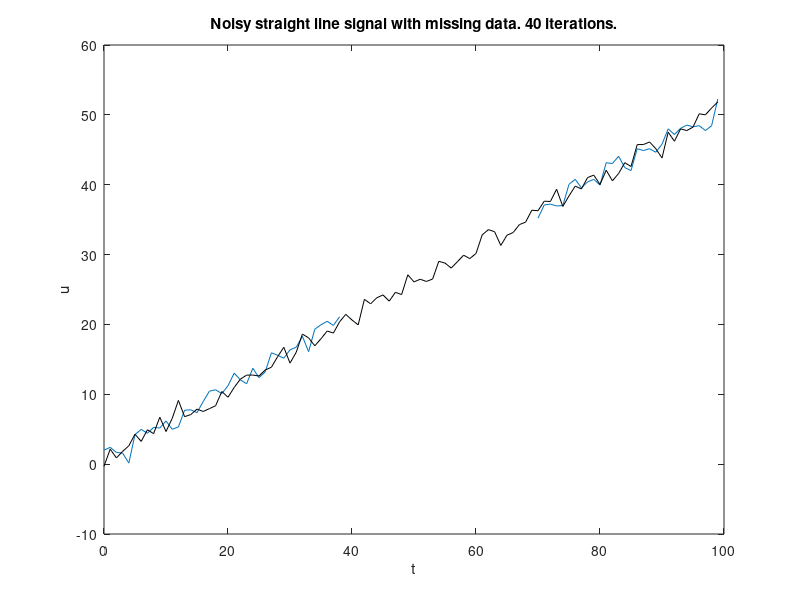

The MATLAB script that drew this image:
%Straight Line Gibbs Sampler%
%EFKHunt 2011%
function StraightLineGibbs
l = 30; %number of missing samples
m = 40; %onset of missing data
N = 100; % length of data


%rstrm = RandStream('mt19937ar','Seed',2)
%RandStream.setGlobalStream(rstrm)

[u,x,t] = GenerateSignal(l,m,N);


figure(1); clf(1); plot(t,x); xlabel('t'); ylabel('u'); title('Noisy straight line signal with missing data. 40 iterations.'); hold on;
d = u; %sets the sampled data vector equal to the data vector generated initialy
D1 = sum(d); D2 = sum(d.*d); Xd = sum(t.*d); X1 = sum(t); X2 = sum(t.*t); %Sets up the constants required for the sampling

mu=20; sigma=2; c =3; m=4; %initialise the starting values

for i = 1:20
D1 = sum(d); D2 = sum(d.*d); Xd = sum(t.*d); X1 = sum(t); X2 = sum(t.*t); 
mu_m = (Xd-c*X1)/X2; sigma_m = sigma/sqrt(X2); m = normrnd(mu_m,sigma_m); %iteration on finding m 

D1 = sum(d); D2 = sum(d.*d); Xd = sum(t.*d); X1 = sum(t); X2 = sum(t.*t); 
mu_c = (D1-m*X1)/N; sigma_c = sigma/sqrt(N); c = normrnd(mu_c,sigma_c); %iteration finding c
u-m*t-c;

alpha = N/2; beta = 1/2*sum((u-m*t-c).^2)
c_g = 2*beta^alpha /gamma(alpha)
sigma = SRIG(alpha,beta,c_g);
end
m =m
c_f =c 
sigma_f =sigma
plot(t,t*m+c + random('norm',0,sigma,1,N),'k-');




end


function [u, x,t] =  GenerateSignal(l,m,N)
t = [0:1:N-1]; %time
n = random('norm',0,1,1,N); %the noise signal
u = 0.5*t+n+1; %The noisy signal
%figure(1); clf(1); plot(t,u); xlabel('t'); ylabel('u'); title('Noisy sine signal');

ind = linspace(m,m+l,l+1); x= u; x(ind) = NaN; %sample x from u, with a missing part between m, m+l
end

function theta= SRIG(alpha,beta,c)
c = 2*beta^alpha/gamma(alpha);
x =[0:0.01:10];
p_SRIG = @(alpha, beta, c, x) c*x.^(-2*alpha+1).*exp(-beta./x.^2); %this is the pdf for the Square Root Inverted Gamma (SRIG) distribution


q = normpdf(x,0,1);
k = 0.01;


%figure(2); plot(x,p_SRIG(alpha, beta, c, x)); hold on; 
while sum(k*q < p_SRIG(alpha, beta, c, x)) > 0
    k = k + 0.1;
%figure(2); plot(x,k*q,'k-'); title('Square Root Inverted gamma PDF, and c*Guassian pdf for increasing c.')      
end 
%Find a k such that kq is always greater than p_SRIV ie. a k for  k * normal dist.
%pdf where k * normal dist 'envelopes' over the top of the SRIG. The sum
%is used in the test since '>' returns a vector for each element of true/
%false for greater than.

reject = true;
r=0;
while reject == true;
r = r +1;
    theta = normrnd(0,1); %sample theta from the normal distribution
    u = unifrnd(0,normpdf(theta,0,1)*k); %sample a uniform deviate from the inteval from [0,kq(theta)]
    p_SRIG(alpha, beta, c, theta);
    if u < p_SRIG(alpha, beta, c, theta);
        reject = false;
    end 
    %Reject this theta if u> p(theta);
    
    if r>100
        error('Stuck in while loop')
    end
end 

end